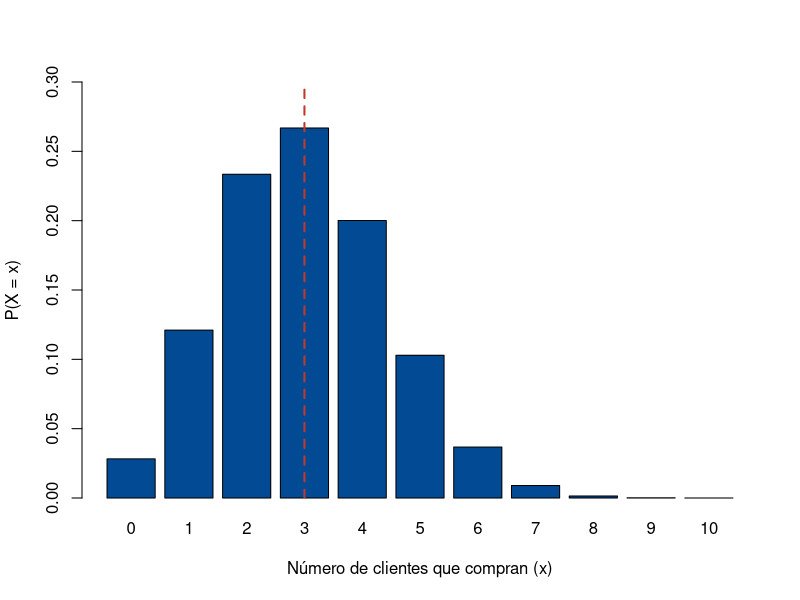
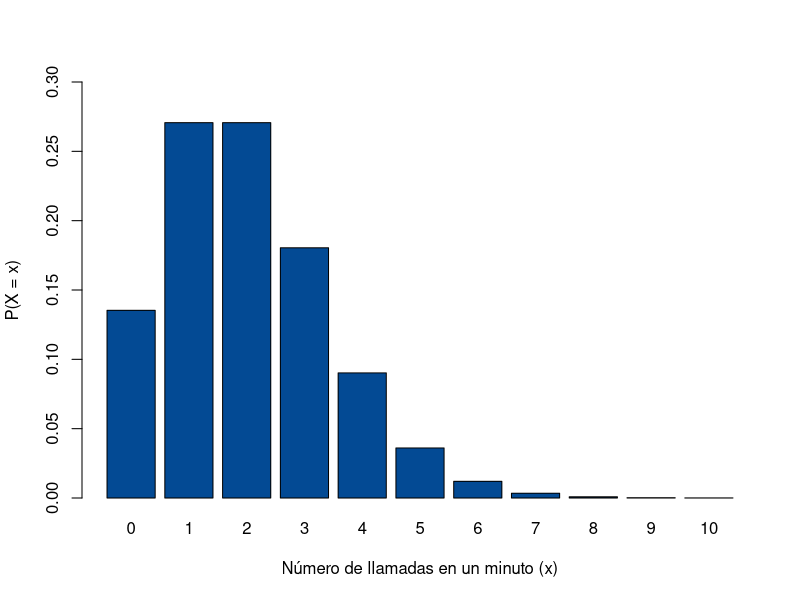

Write R code to recreate these figures, in order.
## ---- chunk 1
knitr::opts_chunk$set(echo = TRUE, message = FALSE, warning = FALSE, comment = NA, collapse = FALSE)
## ---- chunk 2
x  <- 0:10
fx <- dbinom(x, size = 10, prob = 0.3)
pos <- barplot(fx, names.arg = x, col = "#034A94", ylim = c(0, 0.3),
               xlab = "Número de clientes que compran (x)", ylab = "P(X = x)")
abline(v = pos[4], col = "#C0392B", lwd = 2, lty = 2)   # x = 3 es la cuarta barra
## ---- chunk 3
dbinom(3, 10, 0.3)         # P(X = 3): exactamente 3 compran
pbinom(2, 10, 0.3)         # P(X <= 2): a lo sumo 2 compran
1 - pbinom(4, 10, 0.3)     # P(X >= 5): al menos 5 compran
c(media = 10 * 0.3, varianza = 10 * 0.3 * 0.7)
## ---- chunk 4
set.seed(2026)
envios <- rbinom(1000, size = 10, prob = 0.3)
mean(envios)        # promedio de compradores por envío, cerca de 3
mean(envios == 3)   # proporción de envíos con exactamente 3 compradores, cerca de 0.267
## ---- chunk 5
x  <- 0:10
fx <- dpois(x, lambda = 2)
barplot(fx, names.arg = x, col = "#034A94", ylim = c(0, 0.3),
        xlab = "Número de llamadas en un minuto (x)", ylab = "P(X = x)")
## ---- chunk 6
dpois(0, lambda = 2)          # P(X = 0): ninguna llamada en un minuto
ppois(2, lambda = 2)          # P(X <= 2)
1 - ppois(3, lambda = 2)      # P(X >= 4): 4 o más llamadas
## ---- chunk 7
x  <- 0:4
fx <- dhyper(x, m = 5, n = 15, k = 4)
round(data.frame(x, fx), 4)
1 - dhyper(0, m = 5, n = 15, k = 4)   # P(X >= 1): al menos un defectuoso
4 * 5 / 20                            # E(X)
## ---- chunk 8
dgeom(2, prob = 0.2)       # 2 fracasos y luego el éxito
pgeom(4, prob = 0.2)       # P(a lo sumo 4 fracasos) = P(vende en las primeras 5 llamadas)
(1 - 0.2) / 0.2            # fracasos esperados antes de la primera venta
1 / 0.2                    # llamadas esperadas hasta la primera venta
## ---- chunk 9
dnbinom(5, size = 3, prob = 0.2)    # 5 fracasos antes de la tercera venta
3 * (1 - 0.2) / 0.2                 # fracasos esperados antes de la tercera venta
## ---- chunk 10
1 - pbinom(9, size = 20, prob = 0.25)   # P(X >= 10)
20 * 0.25                               # E(X)
## ---- chunk 11
1 - ppois(5, lambda = 3)
## ---- chunk 12
dhyper(2, m = 12, n = 18, k = 5)    # sin reemplazo
dbinom(2, size = 5, prob = 12/30)   # como si fuera con reemplazo
## ---- chunk 13
pgeom(9, prob = 0.05)    # P(a lo sumo 9 fracasos)
(1 - 0.05) / 0.05        # piezas buenas esperadas
